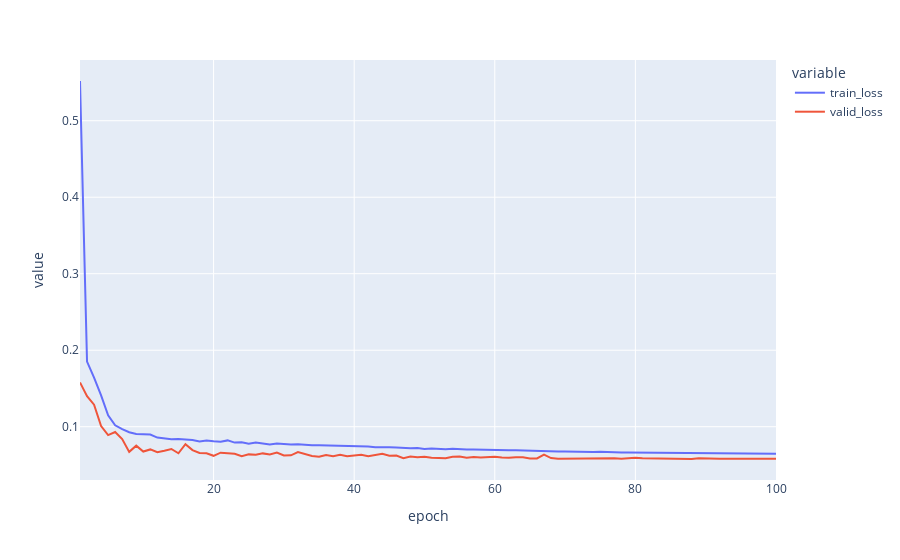
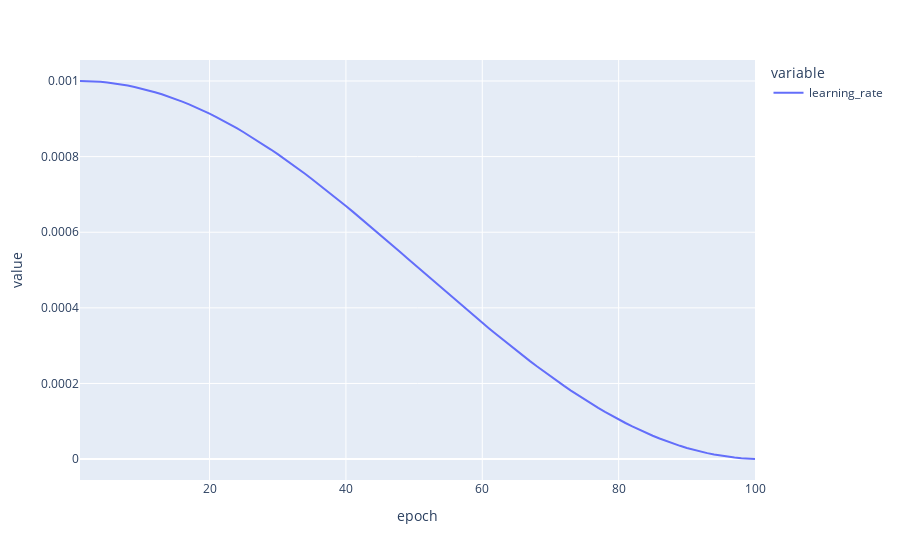

Notebook cell for these charts, in order:
### Markdown cell above
### Plot Train and Validation Loss curve, learning rate schedule

### Code cell
history_path = os.path.join(experiment_path, 'train_history.csv')
df_train_history = pd.read_csv(history_path, index_col=0)

fig = px.line(df_train_history, x = 'epoch', y = ['train_loss', 'valid_loss'])
fig.show()

fig = px.line(df_train_history, x = 'epoch', y = ['learning_rate'])
fig.show()
